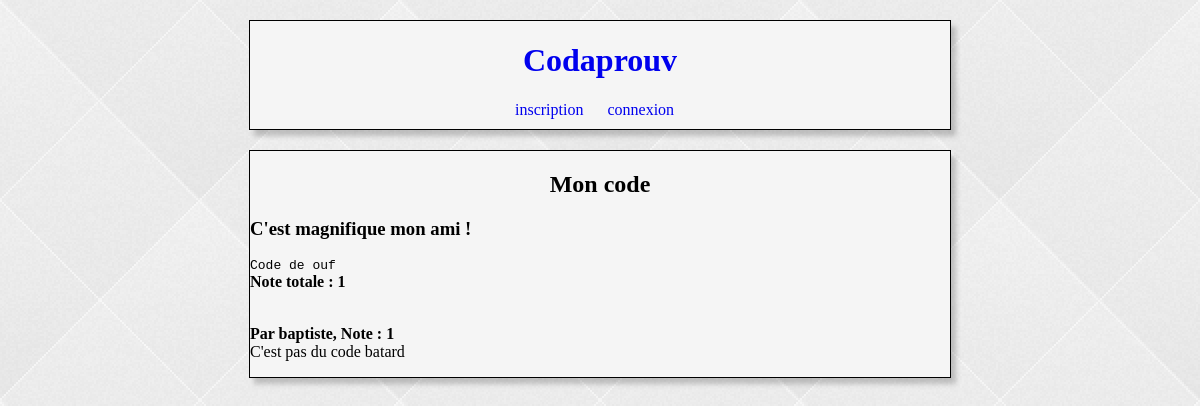
Screenshot of /moncode/codillon/1/ with the database file from the repository.
### codaprouv/models.py (models this page shows)
class Codillon (models.Model):
    createur = models.ForeignKey(User, on_delete=models.CASCADE)
    donnees = models.CharField(max_length=500)
    date_publi = models.DateField()
    nom = models.CharField(max_length=30)

class Avis (models.Model):
    codillon = models.ForeignKey('Codillon', on_delete=models.CASCADE)
    auteur = models.ForeignKey(User, on_delete=models.CASCADE)
    avis = models.IntegerField()
    commentaire = models.CharField(max_length=200)

### codaprouv/views.py (the view)
# urls.py: url(r'^moncode/codillon/(?P<id>[0-9]+)/$', views.codillon, name='codillon'),
def codillon(request, id):
    codillon = get_object_or_404(Codillon, pk=id)
    liste_avis = Avis.objects.all().filter(codillon_id=id)
    note_totale = liste_avis.aggregate(Sum('avis'))['avis__sum']
    contexte = {
        'liste_avis': liste_avis,
        'codillon': codillon,
        'note_totale': note_totale,
    }
    return render(request, 'codillon.html', contexte);

### templates/codillon.html (shortened to what this page needs)
{% include "debut.html" %}
{% include "header.html" %}
<div id="bod">
  <h2>Mon code</h2>
  <h3>
    {{ codillon.nom }}
  </h3>
  <code>
    {{ codillon.donnees }}
  </code> <br/>
  <b>Note totale : {{ note_totale }}</b><br/>
  <br/>
  {% for avis in liste_avis %}
  <p> <b>Par {{ avis.auteur }}, Note : {{ avis.avis }} </b><br/>
    {{ avis.commentaire }}
  {% endfor %}
</div>
{% include "fin.html" %}

### static/style.css (style rules this page uses)
#bod, header { width: 700px; border-style: solid; margin-top: 20px; border-width: 1px; margin-left: auto; margin-right: auto; background-color: WhiteSmoke; box-shadow: 5px 6px 5px rgba(0,0,0,0.2); }
h2, .alignText { text-align: center; display: inherit; }

### rows the page displays
Codillon: nom "C'est magnifique mon ami !", donnees "Code de ouf"
Avis: auteur "baptiste", avis "1", commentaire "C'est pas du code batard"

### other values shown
{{ note_totale }} "1"
